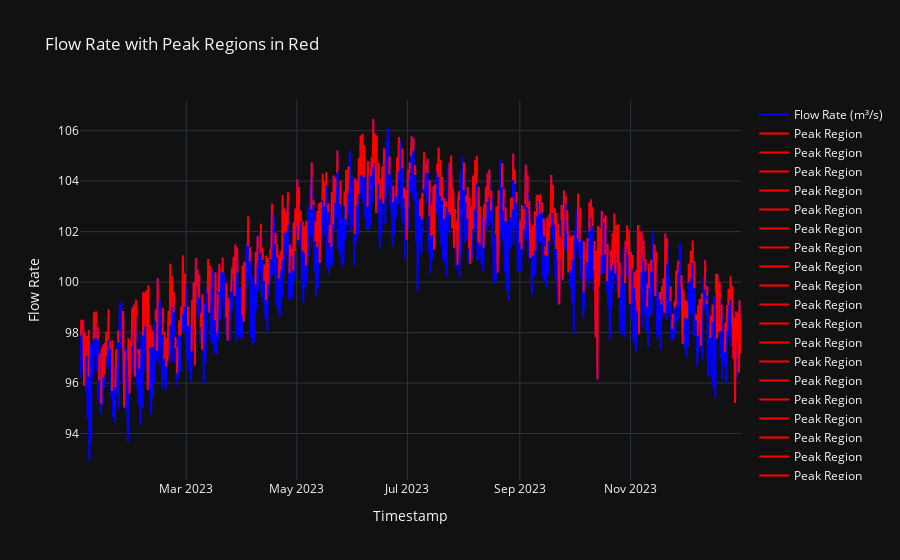

Write notebook code for a chart like this one.
### Code cell
import pandas as pd
import plotly.graph_objects as go
import warnings
from tqdm import tqdm

# Ignore all warnings
warnings.filterwarnings("ignore")

# Load the data
df = pd.read_csv("final_data.csv")
df['Time (hours)'] = pd.to_datetime(df['Time (hours)'])

# Assuming your columns have already been processed for 'sma', 'std', and 'peak'
df['sma'] = df['Flow Rate (m³/s)'].rolling(window=12).mean()
df['std'] = df['Flow Rate (m³/s)'].rolling(window=12).std()
df['bb_up'] = df['sma'] + 1.75 * df['std']
df['peak'] = 0

# Drop NA values to prevent errors
df = df.dropna()

# Identifying the peaks
in_high = False
for i in tqdm(range(1, len(df))):
    if in_high == False:
        if df['Flow Rate (m³/s)'].iloc[i] > df['bb_up'].iloc[i] and df['Flow Rate (m³/s)'].iloc[i-1] < df['bb_up'].iloc[i-1]:
            in_high = True
            df['peak'].iloc[i] = 1
    else:
        if df['Flow Rate (m³/s)'].iloc[i] < df['sma'].iloc[i] and df['Flow Rate (m³/s)'].iloc[i-1] > df['sma'].iloc[i]:
            in_high = False
        else:
            df['peak'].iloc[i] = 1

# Create Plotly figure
fig = go.Figure()

# Plot the entire flow_rate line in blue
fig.add_trace(go.Scatter(
    x=df['Time (hours)'],
    y=df['Flow Rate (m³/s)'],
    mode='lines',
    name='Flow Rate (m³/s)',
    line=dict(color='blue')
))

# Plot the peak regions in red
peak_start = None
for i in range(1, len(df)):
    if df['peak'].iloc[i] == 1 and peak_start is None:
        # Start of a peak region
        peak_start = i
    elif df['peak'].iloc[i] == 0 and peak_start is not None:
        # End of a peak region
        fig.add_trace(go.Scatter(
            x=df['Time (hours)'].iloc[peak_start:i],
            y=df['Flow Rate (m³/s)'].iloc[peak_start:i],
            mode='lines',
            name='Peak Region',
            line=dict(color='red')
        ))
        peak_start = None

# If the last data point is part of a peak region, plot it
if peak_start is not None:
    fig.add_trace(go.Scatter(
        x=df['Time (hours)'].iloc[peak_start:],
        y=df['Flow Rate (m³/s)'].iloc[peak_start:],
        mode='lines',
        name='Peak Region',
        line=dict(color='red')
    ))

# Customize layout
fig.update_layout(
    title='Flow Rate with Peak Regions in Red',
    xaxis_title='Timestamp',
    yaxis_title='Flow Rate',
    template='plotly_dark',  # Optional, set to 'plotly' for a lighter theme
    showlegend=False
)

# Show the plot
fig.show()
df.to_csv("peaks.csv")
